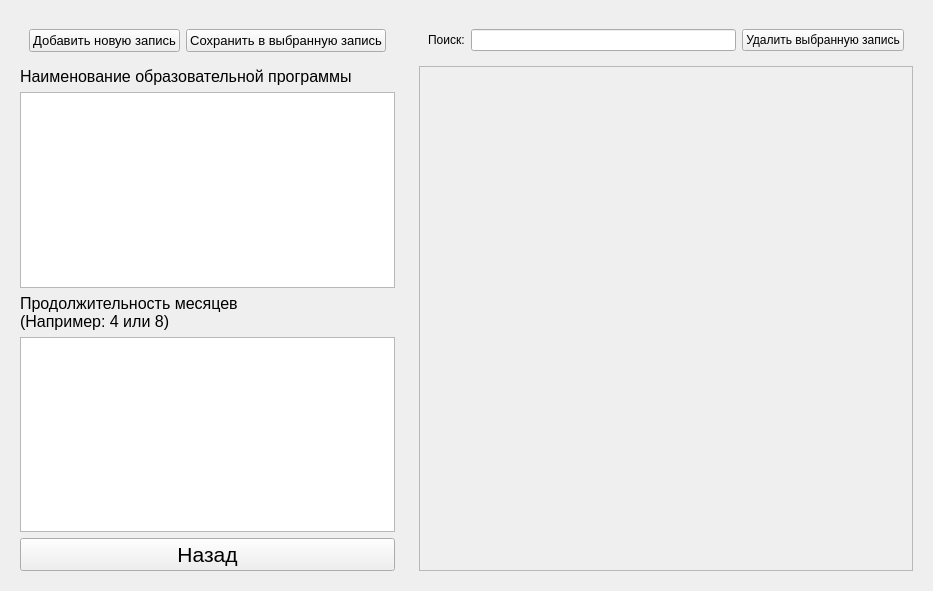
<?xml version="1.0" encoding="UTF-8"?>
<ui version="4.0">
 <class>Programs</class>
 <widget class="QWidget" name="Programs">
  <property name="geometry">
   <rect>
    <x>0</x>
    <y>0</y>
    <width>933</width>
    <height>591</height>
   </rect>
  </property>
  <property name="windowTitle">
   <string>Образовательные программы</string>
  </property>
  <layout class="QHBoxLayout" name="hL_Programs" stretch="1,2">
   <item>
    <widget class="QWidget" name="widget_programs_input_box" native="true">
     <layout class="QVBoxLayout" name="vL_widget_programs_input_box">
      <item>
       <widget class="QWidget" name="widget_programs_edit_buts" native="true">
        <layout class="QHBoxLayout" name="hL_widget_programs_edit_buts">
         <item>
          <widget class="QPushButton" name="pushButton_programs_add">
           <property name="font">
            <font>
             <pointsize>10</pointsize>
            </font>
           </property>
           <property name="text">
            <string>Добавить новую запись</string>
           </property>
          </widget>
         </item>
         <item>
          <widget class="QPushButton" name="pushButton_programs_save">
           <property name="font">
            <font>
             <pointsize>10</pointsize>
            </font>
           </property>
           <property name="text">
            <string>Сохранить в выбранную запись</string>
           </property>
          </widget>
         </item>
        </layout>
       </widget>
      </item>
      <item>
       <widget class="QLabel" name="label_prog_name">
        <property name="font">
         <font>
          <pointsize>12</pointsize>
         </font>
        </property>
        <property name="text">
         <string>Наименование образовательной программы</string>
        </property>
       </widget>
      </item>
      <item>
       <widget class="QTextEdit" name="textEdit_prog_name"/>
      </item>
      <item>
       <widget class="QLabel" name="label_prog_range">
        <property name="font">
         <font>
          <pointsize>12</pointsize>
         </font>
        </property>
        <property name="text">
         <string>Продолжительность месяцев
(Например: 4 или 8)</string>
        </property>
       </widget>
      </item>
      <item>
       <widget class="QTextEdit" name="textEdit_prog_range"/>
      </item>
      <item>
       <widget class="QPushButton" name="pushButton_programs_back">
        <property name="font">
         <font>
          <pointsize>16</pointsize>
         </font>
        </property>
        <property name="text">
         <string>Назад</string>
        </property>
       </widget>
      </item>
     </layout>
    </widget>
   </item>
   <item>
    <widget class="QWidget" name="widget_programs_list_box" native="true">
     <layout class="QVBoxLayout" name="vL_widget_programs_list_box">
      <item>
       <widget class="QWidget" name="widget_left_up_programs" native="true">
        <layout class="QHBoxLayout" name="hL_widget_left_up_programs">
         <item>
          <widget class="QLabel" name="label_search_programs">
           <property name="text">
            <string>Поиск:</string>
           </property>
          </widget>
         </item>
         <item>
          <widget class="QLineEdit" name="lineEdit_search_programs"/>
         </item>
         <item>
          <widget class="QPushButton" name="pushButton_programs_delete">
           <property name="text">
            <string>Удалить выбранную запись</string>
           </property>
          </widget>
         </item>
        </layout>
       </widget>
      </item>
      <item>
       <widget class="QScrollArea" name="scrollArea_programs_list">
        <property name="autoFillBackground">
         <bool>false</bool>
        </property>
        <property name="widgetResizable">
         <bool>true</bool>
        </property>
        <widget class="QWidget" name="sAWContent_programs_list">
         <property name="geometry">
          <rect>
           <x>0</x>
           <y>0</y>
           <width>501</width>
           <height>506</height>
          </rect>
         </property>
         <layout class="QVBoxLayout" name="vL_sAWContent_programs_list"/>
        </widget>
       </widget>
      </item>
     </layout>
    </widget>
   </item>
  </layout>
 </widget>
 <resources/>
 <connections/>
</ui>
